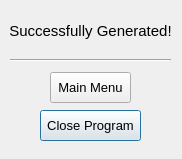
<?xml version="1.0" encoding="UTF-8"?>
<ui version="4.0">
 <class>Success</class>
 <widget class="QDialog" name="Success">
  <property name="geometry">
   <rect>
    <x>0</x>
    <y>0</y>
    <width>182</width>
    <height>159</height>
   </rect>
  </property>
  <property name="windowTitle">
   <string>Success</string>
  </property>
  <property name="windowIcon">
   <iconset>
    <normaloff>../logo.png</normaloff>../logo.png</iconset>
  </property>
  <widget class="QLabel" name="labelSuccess">
   <property name="geometry">
    <rect>
     <x>10</x>
     <y>10</y>
     <width>161</width>
     <height>41</height>
    </rect>
   </property>
   <property name="font">
    <font>
     <pointsize>11</pointsize>
    </font>
   </property>
   <property name="text">
    <string>Successfully Generated!</string>
   </property>
   <property name="alignment">
    <set>Qt::AlignCenter</set>
   </property>
  </widget>
  <widget class="QPushButton" name="pushButtonClose">
   <property name="geometry">
    <rect>
     <x>40</x>
     <y>110</y>
     <width>101</width>
     <height>31</height>
    </rect>
   </property>
   <property name="font">
    <font>
     <pointsize>10</pointsize>
    </font>
   </property>
   <property name="text">
    <string>Close Program</string>
   </property>
  </widget>
  <widget class="QPushButton" name="pushButtonMain">
   <property name="geometry">
    <rect>
     <x>50</x>
     <y>72</y>
     <width>81</width>
     <height>31</height>
    </rect>
   </property>
   <property name="font">
    <font>
     <pointsize>10</pointsize>
    </font>
   </property>
   <property name="text">
    <string>Main Menu</string>
   </property>
  </widget>
  <widget class="Line" name="line">
   <property name="geometry">
    <rect>
     <x>10</x>
     <y>50</y>
     <width>161</width>
     <height>21</height>
    </rect>
   </property>
   <property name="orientation">
    <enum>Qt::Horizontal</enum>
   </property>
  </widget>
 </widget>
 <resources/>
 <connections>
  <connection>
   <sender>pushButtonMain</sender>
   <signal>clicked()</signal>
   <receiver>Success</receiver>
   <slot>close()</slot>
   <hints>
    <hint type="sourcelabel">
     <x>99</x>
     <y>95</y>
    </hint>
    <hint type="destinationlabel">
     <x>169</x>
     <y>77</y>
    </hint>
   </hints>
  </connection>
  <connection>
   <sender>pushButtonClose</sender>
   <signal>clicked()</signal>
   <receiver>Success</receiver>
   <slot>close()</slot>
   <hints>
    <hint type="sourcelabel">
     <x>114</x>
     <y>120</y>
    </hint>
    <hint type="destinationlabel">
     <x>155</x>
     <y>119</y>
    </hint>
   </hints>
  </connection>
 </connections>
</ui>
